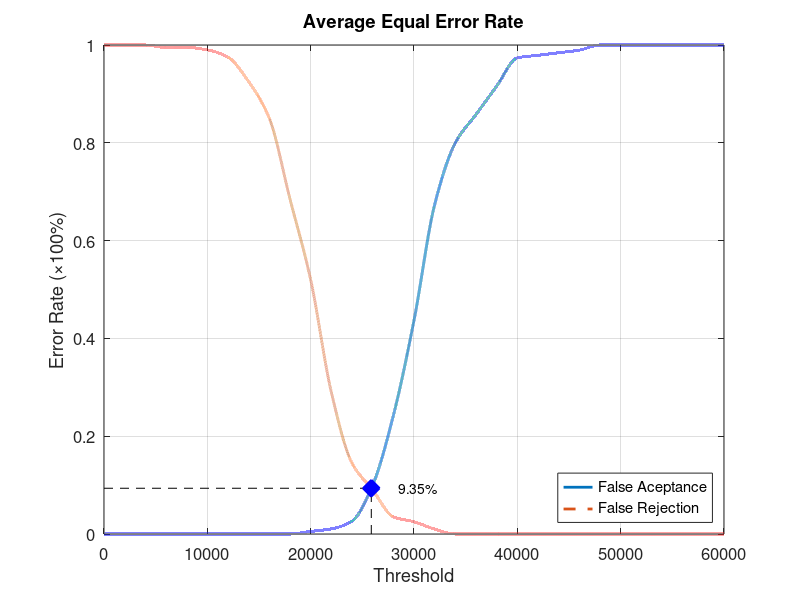
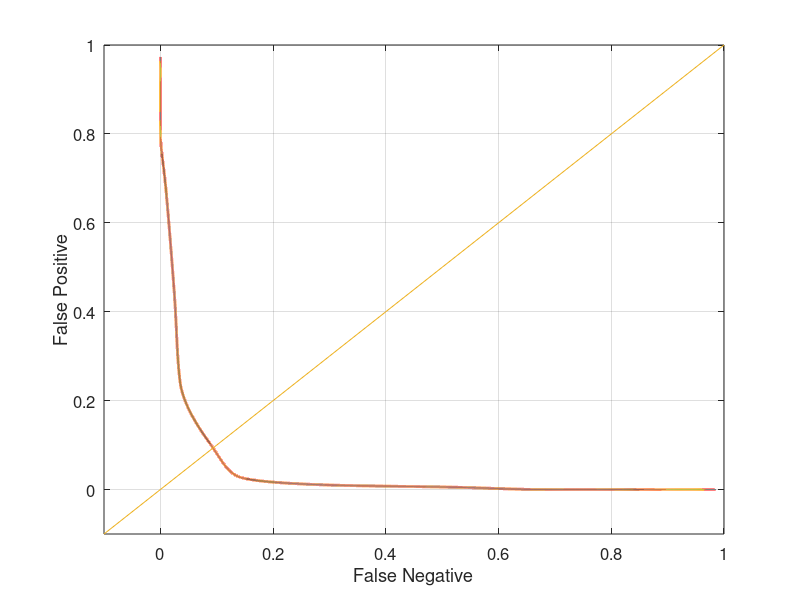

MATLAB code for these plots, in order:
function yEER = Database1_1
close all;
clear;
clc;
x = 0:2000:60000;
xq = 0:0.5:60000;

y0 = [0 0 0 0 0 0 0 0 0 0 0.00526316 0.0105263 0.0263158 0.1 0.242105 0.436842 0.673684 0.8 0.857895 0.915789 0.973684 0.978947 0.984211 0.989474 1 1 1 1 1 1 1];
yy0 = interp1(x, y0, xq, 'pchip');
y1 = [1 1 1 0.995 0.995 0.99 0.975 0.925 0.85 0.685 0.52 0.29 0.145 0.09 0.035 0.025 0.01 0 0 0 0 0 0 0 0 0 0 0 0 0 0];
yy1 = interp1(x, y1, xq, 'pchip');

% Calculating EER: 
y2 = abs(y0 - y1);
find(y2 == min(y2))
yy2 = abs(yy0 - yy1);
xEER = find(yy2 == min(yy2));
xEERIndex = xq(xEER) % X-axis EER
yEER = yy0(xEER) % Y-axis EER

main = figure
plot(xq, yy0,'-','LineWidth', 2);	hold on
plot(xq, yy1,'--','LineWidth', 2);	hold on
plot([xEERIndex xEERIndex], [0 yEER], 'k--');	hold on
plot([0 xEERIndex], [yEER yEER], 'k--');	hold on
plot(xEERIndex, yEER, 'bx', 'LineWidth', 10);	hold on
text(xEERIndex + 10 * xEERIndex / 100, yEER, [num2str(round((10000 * yEER)) / 100) '%'])
legend('False Aceptance', 'False Rejection', 'Location', 'SouthEast')
xlabel('Threshold')
ylabel('Error Rate (\times100%)')
title('Average Equal Error Rate')
set(gca, 'FontSize', 12)
axis([0 60000 0 1])
grid on

print(main, 'Database1_1Main', '-dpng');
FNRxFPR = figure('Color', [1 1 1]);
plot(yy1, yy0, '-', yy1, yy0, 'LineWidth', 2);
hold on
y = -0.1:0.1:1
plot(y, y); 
set(gca, 'FontSize', 12)
xlabel('False Negative')
ylabel('False Positive')
axis([-0.1 1 -0.1 1])
set(gca, 'FontSize', 12)
grid on

print(FNRxFPR, 'Database1_1FNRxFPR','-dpng');
end
